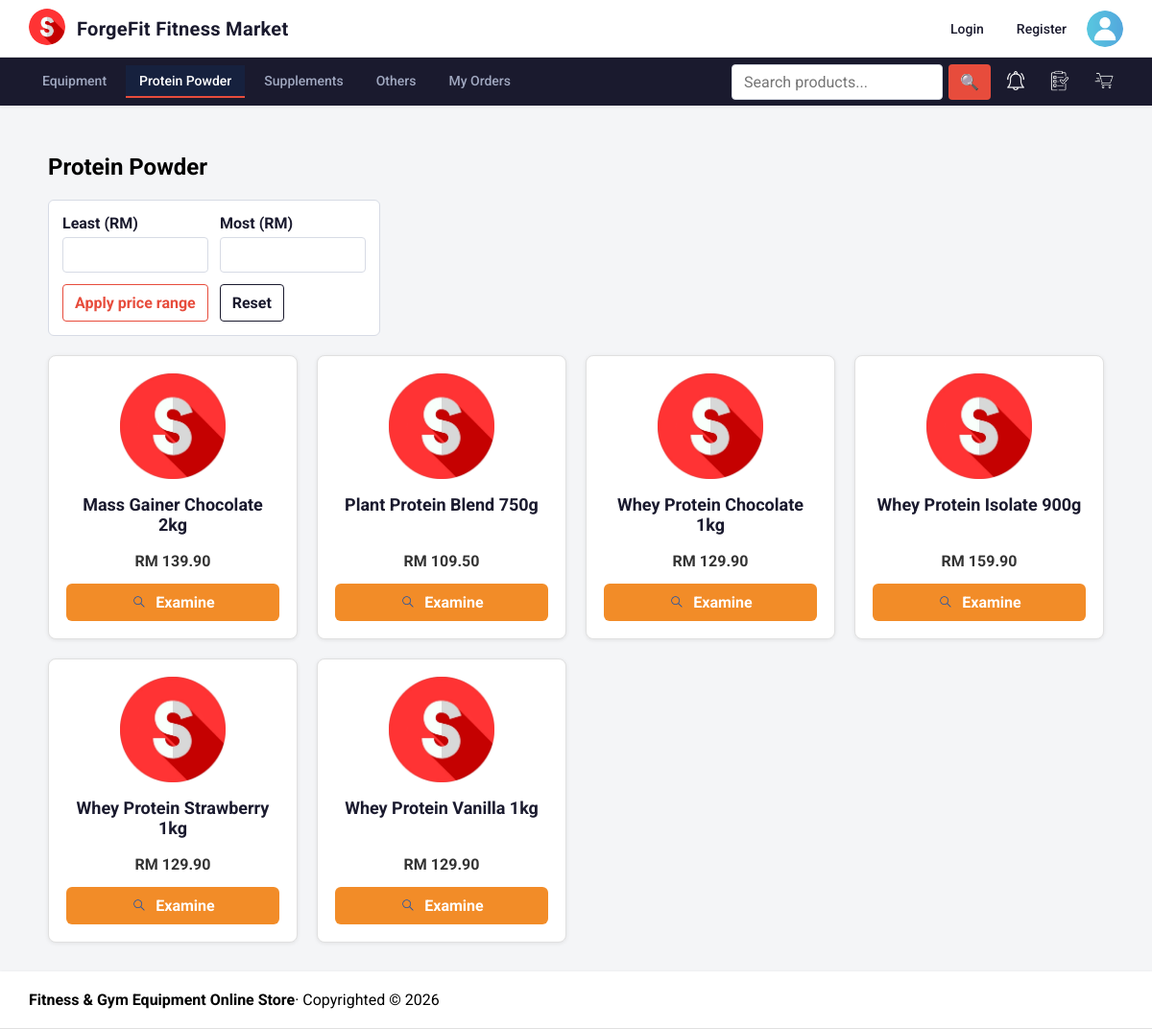
/product/category.php?category=protein_powder, run on the app's committed database.
### tables this page shows
CREATE TABLE IF NOT EXISTS `product` (
    `product_id` INT AUTO_INCREMENT PRIMARY KEY,
    `category_id` INT NOT NULL,
    `product_name` VARCHAR(150) NOT NULL,
    `price` DECIMAL(10,2) NOT NULL,
    `weight` DECIMAL(8,2) NOT NULL DEFAULT 0.00,
    `description` TEXT NULL,
    `stock` INT NOT NULL DEFAULT 0,
    `availability` BOOLEAN NOT NULL DEFAULT TRUE,
    `created_at` TIMESTAMP DEFAULT CURRENT_TIMESTAMP,
    `updated_at` TIMESTAMP DEFAULT CURRENT_TIMESTAMP ON UPDATE CURRENT_TIMESTAMP,
    FOREIGN KEY (`category_id`) REFERENCES `category`(`category_id`) ON DELETE RESTRICT
);

### app/product/product_template.php (the view, shortened to what this page needs)
<section class="product-grid<?= !empty($productGridClass) ? ' ' . htmlspecialchars($productGridClass) : '' ?>">
    <?php if ($products): ?>
        <?php foreach ($products as $product): ?>
            <article
                class="product-card"
                <?php if (isset($product->id)): ?>
                    data-product-id="<?= htmlspecialchars($product->id) ?>"
                <?php endif; ?>
            >
                <div class="product-card__photo">
                    <img
                        src="<?= !empty($product->image) ? '/photos/' . htmlspecialchars($product->image) : '/images/sport.png' ?>"
                        alt="<?= htmlspecialchars($product->name) ?>"
                    >
                </div>
                <h2><?= htmlspecialchars($product->name) ?></h2>
                <?php if (isset($product->price)): ?>
                    <p>RM <?= htmlspecialchars($product->price) ?></p>
                <?php endif; ?>
                <a class="examine-button" href="/product/product.php?id=<?= htmlspecialchars($product->id) ?>">
                    <img src="/images/search.png" alt="">
                    Examine
                </a>
            </article>
        <?php endforeach; ?>
    <?php else: ?>
        <p>No products available.</p>
    <?php endif; ?>
</section>

### app/css/app.css (style rules this page uses)
body, input, button, textarea, select { font: 16px 'Roboto', sans-serif; }
body { margin: 0; min-height: 100vh; display: grid; grid-template-rows: auto auto 1fr auto; grid-template-columns: 1fr; background: #f4f5f7; }
.product-grid { display: grid; grid-template-columns: repeat(auto-fill, minmax(190px, 1fr)); gap: 20px; align-items: stretch; }
.product-grid--category { grid-template-columns: repeat(4, minmax(0, 1fr)); }
.product-card { position: relative; width: 100%; padding: 18px; box-sizing: border-box; background: #ffffff; border: 1px solid #e0e0e0; border-radius: 8px; text-align: center; box-shadow: 0 1px 4px rgba(0, 0, 0, 0.08); }
.product-card__photo { position: relative; display: inline-block; margin-bottom: 12px; }
.product-card .product-card__photo img { display: block; margin-bottom: 0; }
.product-card h2 { min-height: 48px; margin: 0 0 12px; color: #1a1a2e; font-size: 18px; font-weight: 700; }
.product-card img { width: 110px; height: 110px; margin-bottom: 12px; object-fit: contain; }
.product-card p { margin: 0 0 14px; color: #333333; font-size: 16px; font-weight: 700; }
.product-card .examine-button { position: relative; z-index: 2; width: 100%; padding: 10px 14px; box-sizing: border-box; display: flex; align-items: center; justify-content: center; gap: 8px; border: 0; border-radius: 6px; background: #f28c28; color: #ffffff; font-weight: 700; transition: background 0.15s ease, transform 0.15s ease, box-shadow 0.15s ease; text-decoration: none; cursor: pointer; }
.product-card .examine-button img { width: 18px; height: 18px; margin: 0; object-fit: contain; }

### data on the page
product: product_name "Mass Gainer Chocolate 2kg", price "139.90"
product: product_name "Plant Protein Blend 750g", price "109.50"
product: product_name "Whey Protein Chocolate 1kg", price "129.90"
product: product_name "Whey Protein Isolate 900g", price "159.90"
product: product_name "Whey Protein Strawberry 1kg", price "129.90"
product: product_name "Whey Protein Vanilla 1kg", price "129.90"

### other printed values
$label "Protein Powder"
